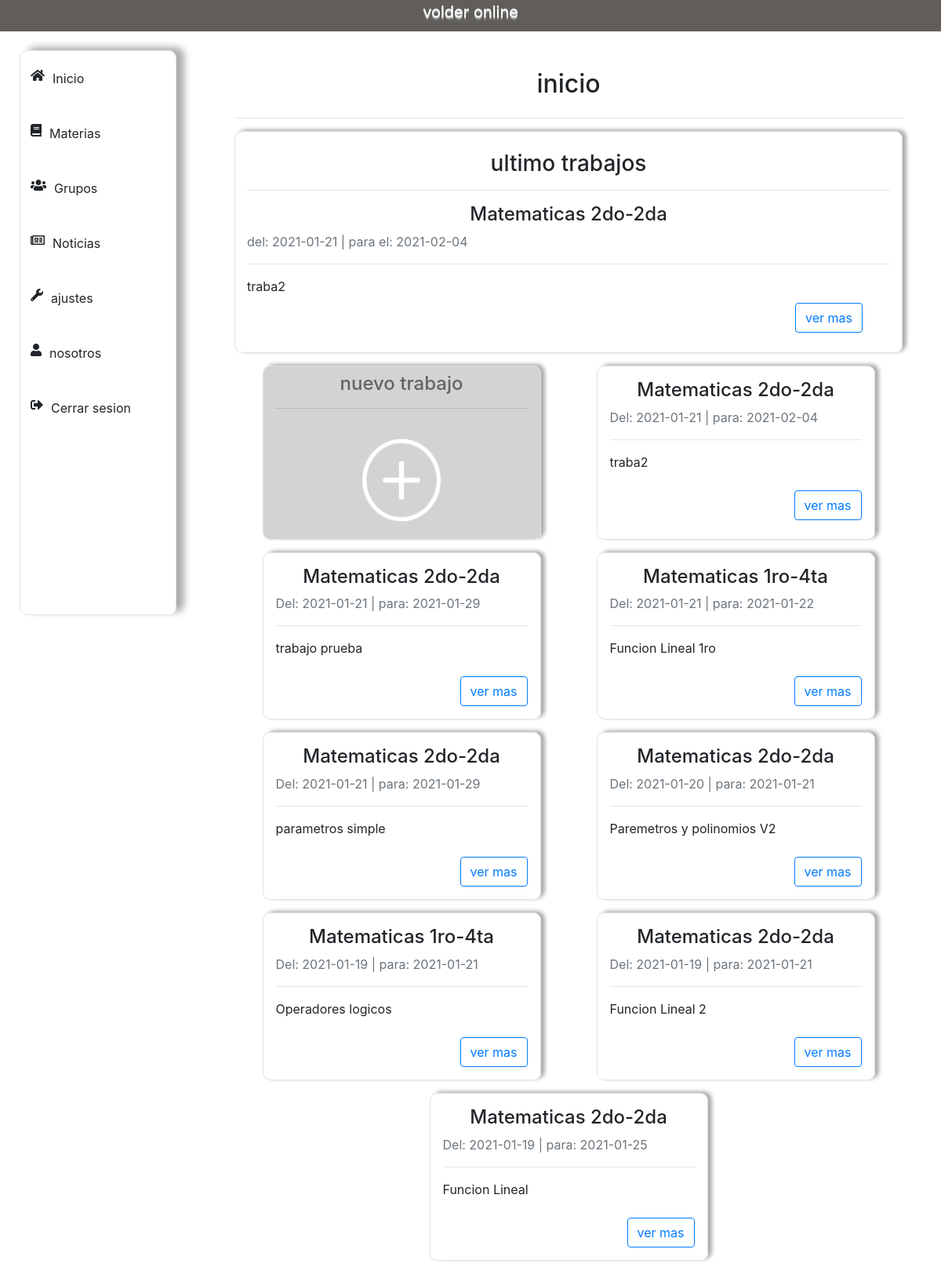
/profesor/ (signed in), run on an earlier commit of the app's database.
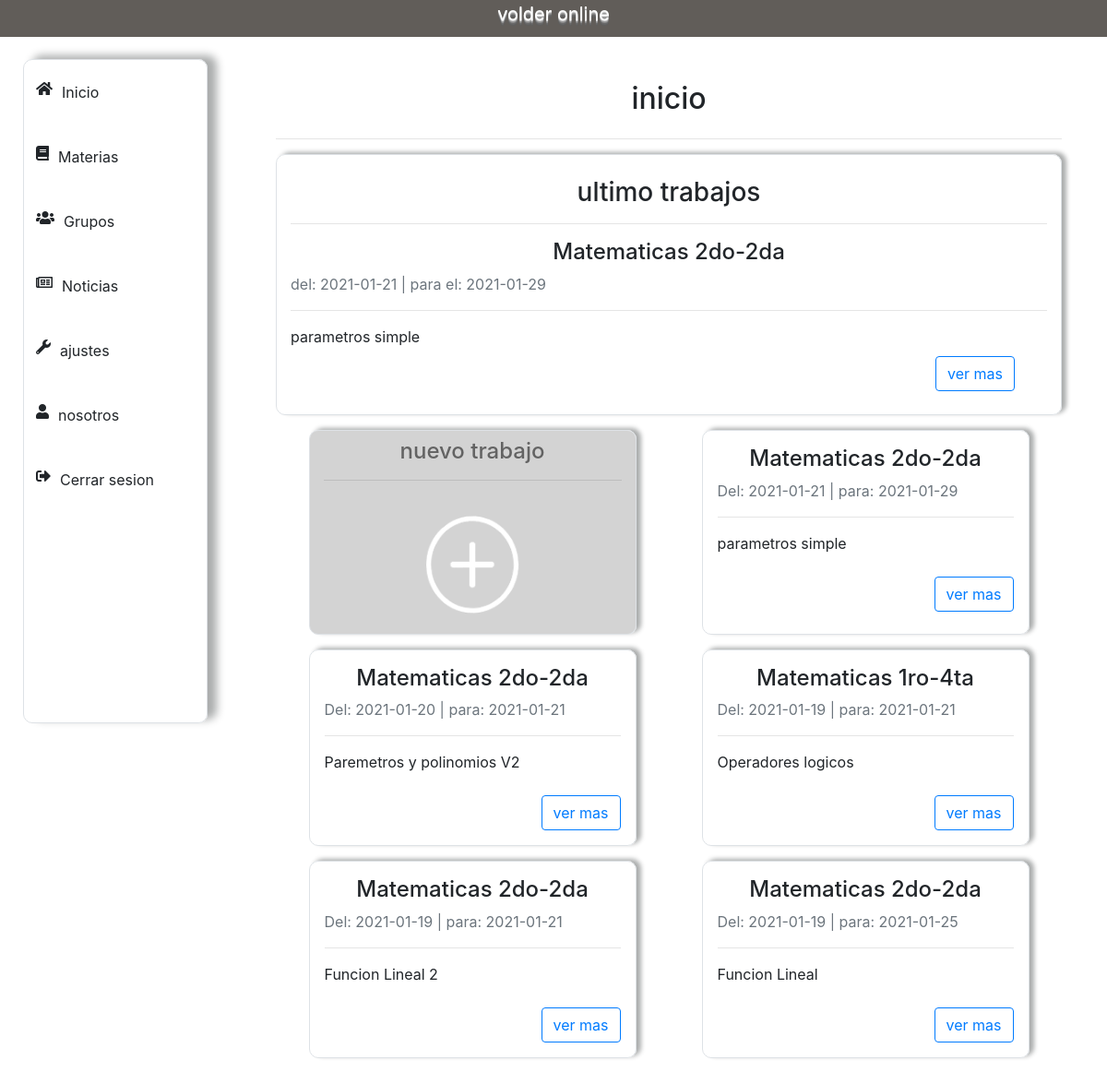
And on a later commit of the database.
### usuarios/models.py (models this page shows, shortened)
class Trabajo(models.Model):
    titulo = models.CharField(max_length=50)
    materia = models.ForeignKey(Materia, on_delete = models.CASCADE, null=True, blank=True)
    fecha_de_subida = models.DateTimeField(auto_now_add=True)
    fecha_de_entrega = models.DateTimeField(auto_now_add=False)
    tipo_de_trabajo = models.ForeignKey(TipoDeTarea, on_delete = models.CASCADE, null=True, blank=True)
    consigna = models.CharField(max_length=50)
    contenido = models.TextField()
    fuentes = models.CharField(max_length=50)
    def __str__(self):
        return self.titulo

class Materia(models.Model):
    nombre = models.CharField(max_length=50)
    curso = models.ForeignKey(Cursoos, on_delete = models.CASCADE, null=True, blank=True)
    profesor = models.ForeignKey(Profesor, on_delete = models.CASCADE, null=True, blank=True)
    trabajos_entregados = models.IntegerField(null=True, blank=True)
    def __str__(self):
        nombre_y_curso = self.nombre + " " + str(self.curso)
        return nombre_y_curso

class Cursoos(models.Model):
    curso = models.CharField(max_length=10, null=True, blank=True)
    division = models.CharField(max_length=10, null=True, blank=True)
    def __str__(self):
        curso_y_division = self.curso + "-" + self.division
        return curso_y_division

### volder_app/decorators.py (the view)
        def wrapper(request, *args, **kwargs):
            if not hasattr(request.user, self.attribute):
                return redirect(self.redirect_to_url, **self.args_dict_to_redirect)
            return view(request, *args, **kwargs)

### profesor/views.py (called while the page is built)
@RequiredUserAttribute(attribute = 'profesor', redirect_to_url = '/preceptor/')
def main(request):
    trabajos = Trabajo.objects.all().order_by("-fecha_de_subida")
    for trabajo in trabajos:
        if trabajo.materia.profesor == request.user.profesor:
            ultimo_trabajo = trabajo
            break
    cont = {
        "trabajos":trabajos,
        "ultimo_trabajo":ultimo_trabajo,
    }
    return render(request, "profesor/main.html", cont)

### profesor/templates/profesor/main.html
{% extends 'profesor/base.html' %}
{% load static %}
{% block content %}
<div class=" mid-contenido-animacion col-9 mx-auto my-4 px-4">
    <h2 id="inicio" class="text-center my-4">inicio</h2> <hr>
    <div class="tarea tarea-animacion col-12 col-md-12  border mx-auto my-2 py-2" >
        <h3 class="text-center col-12 pt-3">ultimo trabajos</h3> <hr>
            <h4 class="titulo text-center">{{ultimo_trabajo.materia}}</h4>
            <p class="subitutlo text-muted"> del: {{ ultimo_trabajo.fecha_de_subida|date:'Y-m-d'}} | para el: {{ ultimo_trabajo.fecha_de_entrega|date:'Y-m-d' }}</p>
            <hr>
            <p>  {{ultimo_trabajo}}  </p><br><br>
            <a href="{% url 'ver_trabajo' ultimo_trabajo.id %}" class="btn btn-outline-primary">ver mas</a>
    </div>
    <div class="row">
        <div class="añadir-trabajo trabajos-animacion col-10 col-md-5 border my-2 mx-auto">
            <div class="añadir-trabajo-titulo">
                <h4 class="mini-titulo text-center my-2">nuevo trabajo</h4><hr>
            </div>
            <div class="añadir-trabajo-imagen">
                <a href="{% url 'añadir_trabajo' %}" class="text-center">
                    <img src="{% static 'img/mas.png' %} " >
                </a>
            </div>
        </div>
        {% for trabajo in trabajos %}
            {% if trabajo.materia.profesor == user.profesor %}
                <div class="trabajos trabajos-animacion col-10 col-md-5 border my-2 mx-auto p-3">
                    <h4 class="titulo text-center">{{trabajo.materia}}</h4>
                    <p class="subitutlo text-muted">Del: {{ trabajo.fecha_de_subida|date:'Y-m-d' }} | para: {{trabajo.fecha_de_entrega|date:'Y-m-d'}}</p>
                    <hr>
                    <span>  {{trabajo}}  </span><br><br>
                    <a href="{% url 'ver_trabajo' trabajo.id %}" class="btn btn-outline-primary float-right">ver mas</a>
                </div>
            {% endif %}
        {% endfor %}
    </div>
</div>
{% endblock %}

### profesor/templates/profesor/base.html (shortened to what this page needs)
{% load static %}
<!DOCTYPE html>
<html lang="en"  class="sr">
<head>
    <link rel="stylesheet" type="text/css" href="{% static 'css/profesor/main.css' %}">
    <link rel="stylesheet" href="https://use.fontawesome.com/releases/v5.8.1/css/all.css">
    <link rel="stylesheet" href="{% static 'css/bootstrap.min.css' %}">
</head>
<body id="body">
    <header>
        <div id="nav-header" class="pc text-center header-animacion">
            <p>volder online</p>
        </div>
    </header>
    <div class="main row">
        <div id="nav" class="contenedor contenedor-animacion col-2 my-4 p-0 border mx-auto">
            <a href="{% url 'home_profesor' %}" id="botones"class="col-12 btn mx-auto boton-animacio my-3">
                    <i class="fas fa-home"></i><span>Inicio</span>
            </a>
            <a href="{% url 'materias_profesor' %}" id="botones" class="col-12 btn mx-auto boton-animacion my-3">
                    <i class="fas fa-book"></i><span> Materias </span>
            </a>
            <a href="{% url 'grupos' %}" id="botones" class="col-12 btn mx-auto boton-animacion my-3">
                    <i class="fas fa-users"></i><span> Grupos </span>
            </a>
            <a href="{% url 'noticias_profesor' %}"  id="botones" class="col-12 btn mx-auto boton-animacion my-3">
                    <i class="far fa-newspaper"></i><span> Noticias </span>
            </a>
            <a href="{% url 'ajustes_profesor' %}" id="botones" class="col-12 btn mx-auto boton-animacion my-3">
                    <i class="fas fa-wrench"></i><span>ajustes</span>
            </a>
            <a href="#" id="botones" class="col-12 btn mx-auto boton-animacion my-3">
                    <i class="fas fa-user"></i> <span> nosotros </span>
            </a>
            <a href="{% url 'logout' %}" id="botones" class="col-12 btn mx-auto boton-animacion my-3">
                    <i class="fas fa-sign-out-alt"></i> <span>Cerrar sesion</span>
            </a>
        </div>
            {% block content %}
            {% endblock %}
    </div>
</body>
</html>

### volder_app/templates/volder/carga.html (shortened to what this page needs)
{% load static %}

### volder_app/static/css/profesor/main.css (style rules this page uses)
.row { padding: 0px !important; margin: 0px !important; }
* { outline: none; }
header { background-color: rgb(97, 93, 89); }
header .pc { height: 40px; }
header .pc p { font-size: 20px; color: white; text-shadow: 0 1px 0 #dddddd, 0 2px 0 #a3a3a3, 0 3px 0 #8d8d8d, 0 4px 0 #6b6b6b, 0 5px 0 #666666, 0 6px 0 #5e5e5e; }
.contenedor { height: auto; max-height: 90vh; overflow-y: auto; box-shadow: 10px -4px 10px rgb(171, 173, 173); }
#botones { text-decoration: none; border-radius: 5%; }
#botones i { float: left; }
#botones span { float: left; margin-left: 10px; }
.tarea { height: auto; box-shadow: 5px -2px 5px rgb(171, 173, 173); }
.tarea a { position: absolute; bottom: 25px; right: 50px; }
.trabajos, .añadir-trabajo { border-radius: 20px; height: auto; box-shadow: 5px -2px 5px rgb(171, 173, 173); }
.añadir-trabajo { background-color: rgba(131, 131, 131, 0.356); }
.mini-titulo { color: rgba(0, 0, 0, 0.534); }
.añadir-trabajo img { height: 150px; width: 150px; border-radius: 50%; display: block; margin:auto; }
.border { border-radius: 10px; }
#nav-header { position: sticky; top: 0px; }
#nav, #container, #container-comentario { position: sticky; top: 20px; }

### volder_app/templates/volder/carga.html (style rules this page uses)
*, *::after,*::before { margin: 0; padding: 0; -webkit-box-sezing: border-box; -moz-box-sezing: border-box; box-sezing: border-box; }

What changed in the data, as far as the page shows it:
removed Trabajo: materia "Matematicas 2do-2da", fecha_de_subida "2021-01-21", fecha_de_entrega "2021-02-04", titulo "traba2"
removed Trabajo: materia "Matematicas 2do-2da", fecha_de_subida "2021-01-21", fecha_de_entrega "2021-01-29", titulo "trabajo prueba"
removed Trabajo: materia "Matematicas 1ro-4ta", fecha_de_subida "2021-01-21", fecha_de_entrega "2021-01-22", titulo "Funcion Lineal 1ro"
Also different on the page:
{{ ultimo_trabajo.fecha_de_entrega|date:'Y-m-d' }}: "2021-02-04" → "2021-01-29"
{{ ultimo_trabajo }}: "traba2" → "parametros simple"
